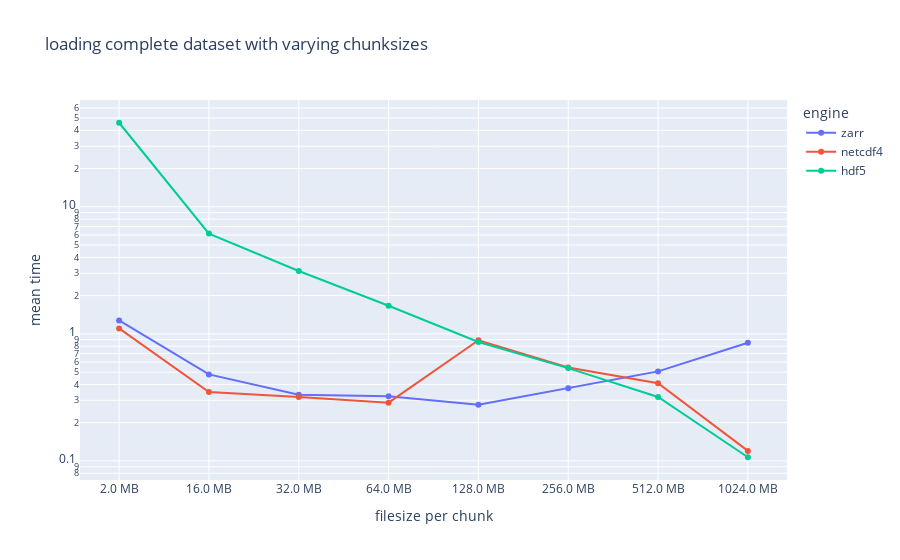
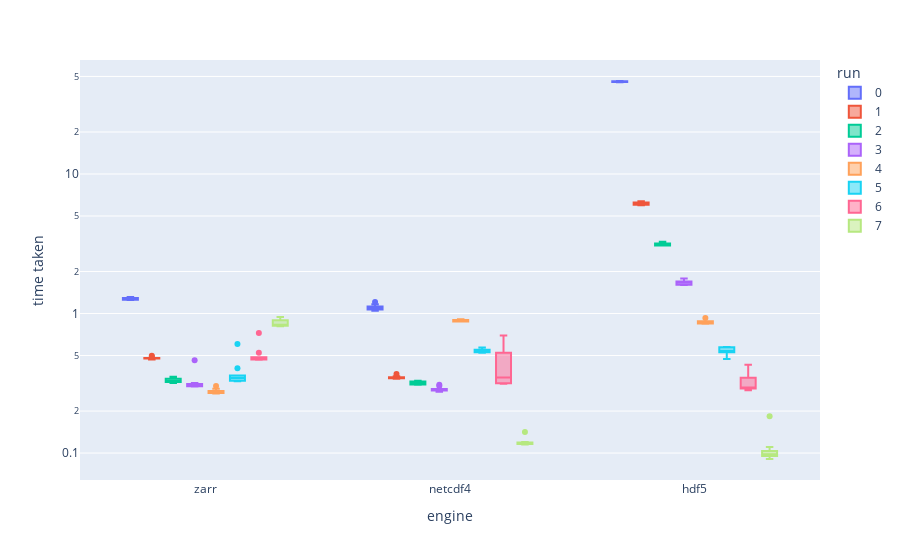
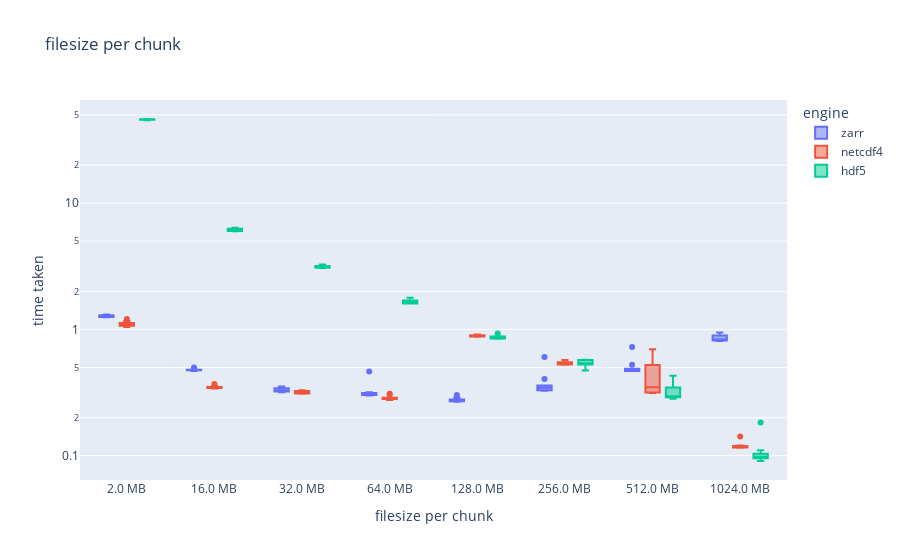
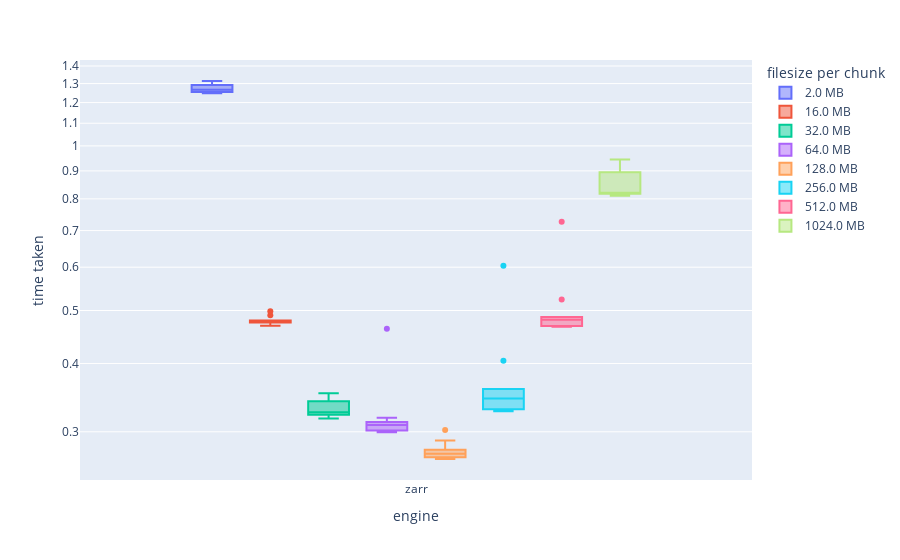

The notebook cell saved with these charts, in order:
### Code cell
import plotly.express as px 
import plotly.graph_objects as go
import numpy as np

#pd.options.plotting.backend = "plotly"

df = df_bench 

filter = df["format"].drop_duplicates(ignore_index=True)

smth = pd.DataFrame()
for format in filter:
    mask = df["format"].values == format
    df_format = df[mask]
    mean =  df_format["time taken"].mean()
    tmp = pd.DataFrame(data=[{"mean time": mean, "format": format, "engine": df_format["engine"].iat[0], "run": df_format["run"].iat[0], "filesize per chunk": df_format["filesize per chunk"].iat[0]}])
    smth = pd.concat([smth, tmp], ignore_index=True)

fig = px.line(data_frame=smth, log_y=True, x="filesize per chunk", y="mean time", color="engine", markers=True, hover_data=["format"], title="loading complete dataset with varying chunksizes")
fig.show()

fig =  fig = px.box(data_frame=df, log_y=True, x="engine", y="time taken", color="run", hover_data=["format"])
fig.show()

fig =  fig = px.box(data_frame=df, log_y=True, x="filesize per chunk", y="time taken", color="engine", hover_data=["format"], title="filesize per chunk")
fig.show()

filter = df["engine"].drop_duplicates(ignore_index=True)

for engine in filter:
    
    mask = df["engine"].values == engine
    df_engine = df[mask]
    fig =  fig = px.box(data_frame=df_engine, log_y=True, x="engine", y="time taken", color="filesize per chunk",)
    fig.show()


filter = df["run"].drop_duplicates(ignore_index=True)

fig = px.violin(data_frame=df, log_x=True, x="time taken", y="format", color="engine")
fig.show()

for engine in filter:
    
    mask = df["run"].values == engine
    fig = px.box(data_frame=df[mask], log_y=True, x="engine", y="time taken", color="filesize per chunk", points="all",)
    #fig.show()
    
    fig = px.violin(data_frame=df[mask], log_x=True, x="time taken", y="filesize per chunk", color="engine")
    fig.show()
